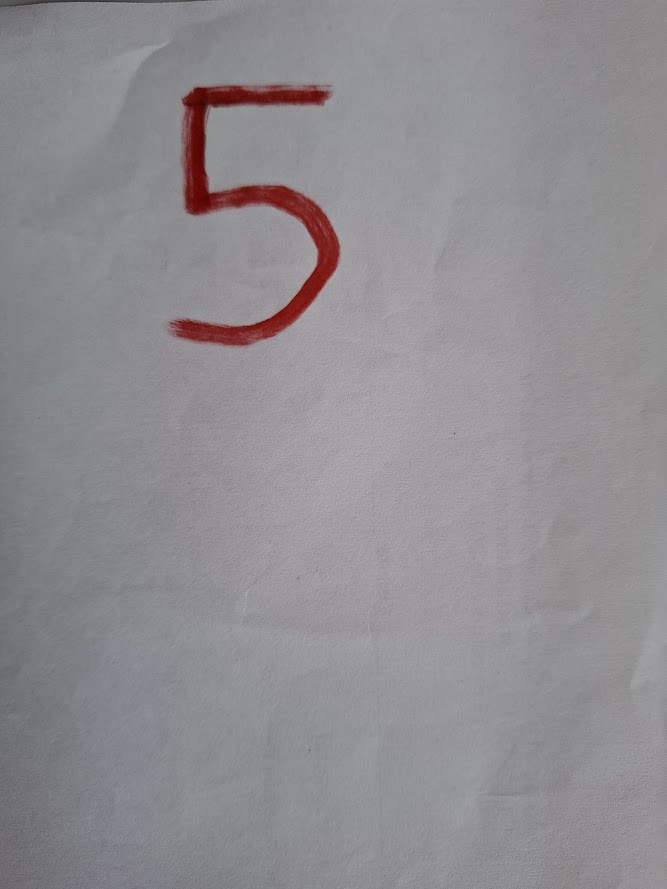
#> input picture img_ej.jpg, 667 x 889 px
$ jupyter execute --allow-errors notebook.ipynb   (shell and % lines are left out)
#> lines starting #> are read from the running program, lines starting #| are printed output that depends on the picture; after the words box and inside, x2 and y2 are one past the last pixel; in counts of white or black regions, pixels touching at a corner belong together
# Modelo basado en capas convolucionales para clasificación de dígitos

 Modelo preentrenado (formato .h5):

[cell 1]
import requests

url = "https://huggingface.co/spaces/ayaanzaveri/mnist/resolve/main/mnist-model.h5"
#> (the rest of this cell did not finish here and is left out)

Usar el modelo descargado

[cell 2]
from tensorflow.keras.models import load_model
import tensorflow as tf
import numpy as np
import matplotlib.pyplot as plt

# Cargar datos de prueba
#> (the rest of this cell did not finish here and is left out)

#> (a cell that did not finish here is left out)

Realizar una predicción

[cell 4]
idx = 1352  # Cambia este índice para probar otras imágenes
#> (the rest of this cell did not finish here and is left out)

#> (a cell that did not finish here is left out)

#> (a cell that did not finish here is left out)

#> (a cell that did not finish here is left out)

#> (a cell that did not finish here is left out)

#> (a cell that did not finish here is left out)

# Ejemplo con imagen propia

[cell 10]
import cv2
import matplotlib.pyplot as plt
import numpy as np

[cell 11]
img = cv2.imread('img_ej.jpg', cv2.IMREAD_COLOR)
#> img is the input picture: shape (889, 667, 3); mean B, G, R 145, 141.1, 143.4
img_rgb = cv2.cvtColor(img, cv2.COLOR_BGR2RGB)

[cell 12]
img_rgb.shape
#> Out = (889, 667, 3)

[cell 13]
plt.figure(figsize=(4, 4))
plt.imshow(img_rgb)
plt.axis('off')

[cell 14]
img_gray = cv2.cvtColor(img, cv2.COLOR_BGR2GRAY)

plt.figure(figsize=(4, 4))
plt.imshow(img_gray, cmap='gray')
plt.axis('off')

[cell 15]
img_gray.shape
#> Out = (889, 667)

[cell 16]
img_dig = img_gray[70:370, 150:350]
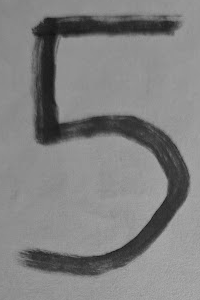
#> img_dig: shape (300, 200); min 16, max 173, mean 129

plt.figure(figsize=(4, 4))
plt.imshow(img_dig, cmap='gray')
plt.axis('off')

[cell 17]
img_dig.shape
#> Out = (300, 200)

[cell 18]
# Redimensionar la imagen a 28x28 píxeles
img_resized = cv2.resize(img_dig, (28, 28), interpolation=cv2.INTER_CUBIC)
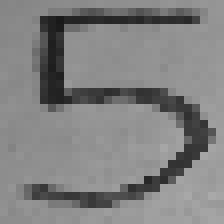
#> img_resized: shape (28, 28) (shown 8 times larger); min 25, max 169, mean 129.3

plt.figure(figsize=(4, 4))
plt.imshow(img_resized, cmap='gray')
plt.axis('off')

[cell 19]
img_bin = np.where(img_resized > 128, 0, 255).astype('uint8')
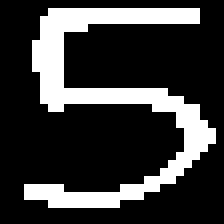
#> img_bin: shape (28, 28) (shown 8 times larger); 22.6% white in thin lines or dots, all inside (x1, y1, x2, y2) = (3, 1, 27, 26)

plt.figure(figsize=(4, 4))
plt.imshow(img_bin, cmap='gray')
plt.axis('off')

[cell 20]
img_bin.shape
#> Out = (28, 28)

[cell 21]
from tensorflow.keras.models import load_model

#> (a cell that did not finish here is left out)

#> (a cell that did not finish here is left out)

#> (a cell that did not finish here is left out)

## Ejercicio con imagen rotada

[cell 25]
img_gray = cv2.imread('img_ej_rot.jpg', cv2.IMREAD_GRAYSCALE)
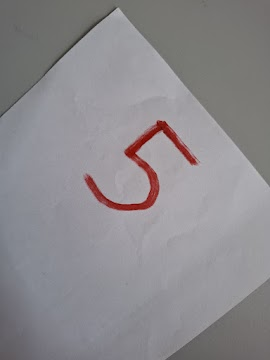
#> input picture img_ej_rot.jpg, 270 x 360 px
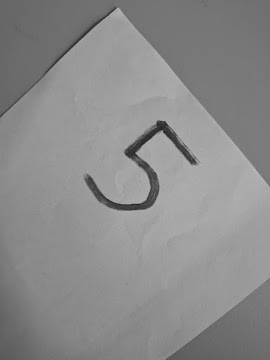
#> img_gray: shape (360, 270); min 30, max 184, mean 138.9

[cell 26]
plt.figure(figsize=(4, 4))
plt.imshow(img_gray, cmap='gray')
plt.axis('off')

[cell 27]
img_gray.shape
#> Out = (360, 270)

[cell 28]
img_dig = img_gray[110:220, 70:200]
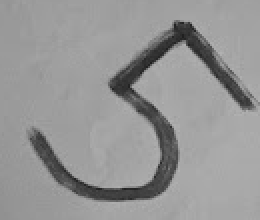
#> img_dig: shape (110, 130) (shown 2 times larger); min 30, max 178, mean 149.7
plt.figure(figsize=(4, 4))
plt.imshow(img_dig, cmap='gray')
plt.axis('off')

[cell 29]
img_bin = np.where(img_dig > 128, 0, 255).astype('uint8')
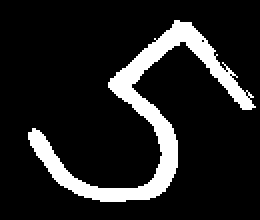
#> img_bin: shape (110, 130) (shown 2 times larger); 13% white; 1 white region, box (x1, y1, x2, y2) and area: (14, 10, 128, 101) 1861
plt.figure(figsize=(4, 4))
plt.imshow(img_bin, cmap='gray')
plt.axis('off')

[cell 30]
# Rotar la imagen alpha grados
alpha = 50 # Ángulo de rotación en grados
img_rot = cv2.warpAffine(img_bin, cv2.getRotationMatrix2D((img_bin.shape[1]//2, img_bin.shape[0]//2), alpha, 1), (img_bin.shape[1], img_bin.shape[0]))
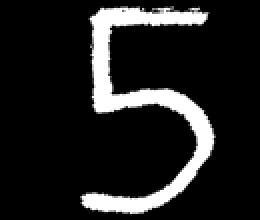
#> img_rot: shape (110, 130) (shown 2 times larger); min 0, max 255, mean 33.2

plt.figure(figsize=(4, 4))
plt.imshow(img_rot, cmap='gray')
plt.axis('off')

[cell 31]
img_rot.shape
#> Out = (110, 130)

[cell 32]
img_rot = cv2.resize(img_rot, (28, 28), interpolation=cv2.INTER_CUBIC)
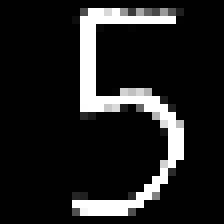
#> img_rot: shape (28, 28) (shown 8 times larger); min 0, max 255, mean 31.9
plt.figure(figsize=(4, 4))
plt.imshow(img_rot, cmap='gray')
plt.axis('off')
